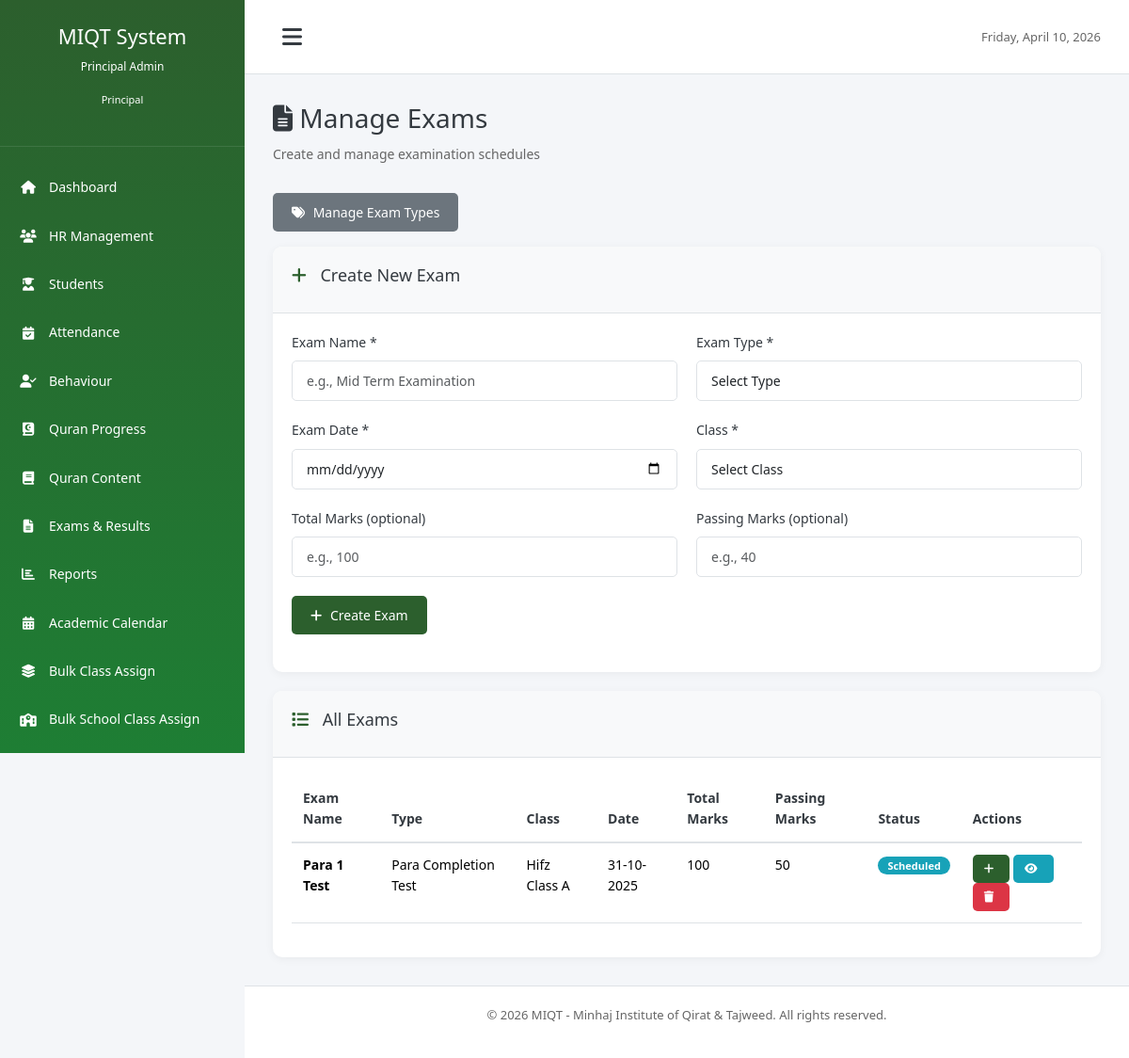
The page /modules/exams/manage_exams.php (signed in) on the database its author committed.
### tables this page shows
CREATE TABLE `exams` (
  `id` int(11) NOT NULL,
  `exam_type_id` int(11) NOT NULL,
  `exam_title` varchar(200) NOT NULL,
  `exam_date` date NOT NULL,
  `class_id` int(11) DEFAULT NULL,
  `total_marks` int(11) DEFAULT 100,
  `passing_marks` int(11) DEFAULT 40,
  `status` enum('scheduled','ongoing','completed','cancelled') DEFAULT 'scheduled',
  `created_by` int(11) DEFAULT NULL,
  `created_at` timestamp NOT NULL DEFAULT current_timestamp()
);

CREATE TABLE `exam_types` (
  `id` int(11) NOT NULL,
  `exam_name` varchar(100) NOT NULL,
  `exam_type` enum('monthly','quarterly','half_yearly','annual','special') NOT NULL,
  `description` text DEFAULT NULL,
  `status` enum('active','inactive') DEFAULT 'active',
  `created_at` timestamp NOT NULL DEFAULT current_timestamp()
);

CREATE TABLE `classes` (
  `id` int(11) NOT NULL,
  `class_name` varchar(100) NOT NULL,
  `class_teacher_id` int(11) DEFAULT NULL,
  `capacity` int(11) DEFAULT 30,
  `status` enum('active','inactive') DEFAULT 'active',
  `created_at` timestamp NOT NULL DEFAULT current_timestamp()
);

### includes/functions.php (called while the page is built, shortened)
<?php
function formatDate($date, $format = DISPLAY_DATE_FORMAT) {
    return date($format, strtotime($date));
}
?>

### modules/exams/manage_exams.php (the view, shortened to what this page needs)
<?php
require_once '../../config/database.php';
require_once '../../includes/functions.php';
$sql = "SELECT e.*, c.class_name, et.exam_name as exam_type_name FROM exams e
        LEFT JOIN classes c ON e.class_id = c.id
        LEFT JOIN exam_types et ON e.exam_type_id = et.id
        ORDER BY e.exam_date DESC";
$stmt = $db->prepare($sql);
$stmt->execute();
$exams = $stmt->fetchAll();
require_once '../../includes/header.php';
?>
<div class="page-header">
    <h1 class="page-title"><i class="fas fa-file-alt"></i> Manage Exams</h1>
    <p class="subtitle">Create and manage examination schedules</p>
    <p><a class="btn btn-secondary" href="<?php echo SITE_URL; ?>/modules/exams/manage_exam_types.php"><i class="fas fa-tags"></i> Manage Exam Types</a></p>
</div>
<div class="dashboard-card mb-20">
    <div class="card-header">
        <h3><i class="fas fa-plus"></i> Create New Exam</h3>
    </div>
    <div class="card-body">
        <form method="POST" action="">
            <div class="form-row">
                <div class="form-group">
                    <label for="exam_title">Exam Name *</label>
                    <input type="text" name="exam_title" id="exam_title" class="form-control"
                           placeholder="e.g., Mid Term Examination" required>
                </div>
                <div class="form-group">
                    <label for="exam_type_id">Exam Type *</label>
                    <select name="exam_type_id" id="exam_type_id" class="form-control" required>
                        <option value="">Select Type</option>
                    </select>
                </div>
            </div>
            <div class="form-row">
                <div class="form-group">
                    <label for="exam_date">Exam Date *</label>
                    <input type="date" name="exam_date" id="exam_date" class="form-control" required>
                </div>
                <div class="form-group">
                    <label for="class_id">Class *</label>
                    <select name="class_id" id="class_id" class="form-control" required>
                        <option value="">Select Class</option>
                    </select>
                </div>
            </div>
            <div class="form-row">
                <div class="form-group">
                    <label for="total_marks">Total Marks (optional)</label>
                    <input type="number" name="total_marks" id="total_marks" class="form-control"
                           placeholder="e.g., 100">
                </div>
                <div class="form-group">
                    <label for="passing_marks">Passing Marks (optional)</label>
                    <input type="number" name="passing_marks" id="passing_marks" class="form-control"
                           placeholder="e.g., 40">
                </div>
            </div>
            <div class="form-group">
                <button type="submit" name="create_exam" class="btn btn-primary">
                    <i class="fas fa-plus"></i> Create Exam
                </button>
            </div>
        </form>
    </div>
</div>
<div class="dashboard-card">
    <div class="card-header">
        <h3><i class="fas fa-list"></i> All Exams</h3>
    </div>
    <div class="card-body">
        <?php if (count($exams) > 0): ?>
        <div class="table-responsive">
            <table class="table">
                <thead>
                    <tr>
                        <th>Exam Name</th>
                        <th>Type</th>
                        <th>Class</th>
                        <th>Date</th>
                        <th>Total Marks</th>
                        <th>Passing Marks</th>
                        <th>Status</th>
                        <th>Actions</th>
                    </tr>
                </thead>
                <tbody>
                    <?php foreach ($exams as $exam): ?>
                    <tr>
                        <td><strong><?php echo $exam['exam_title']; ?></strong></td>
                        <td><?php echo $exam['exam_type_name'] ?? 'N/A'; ?></td>
                        <td><?php echo $exam['class_name'] ?? 'All Classes'; ?></td>
                        <td><?php echo formatDate($exam['exam_date']); ?></td>
                        <td><?php echo ($exam['total_marks'] === null || $exam['total_marks'] === '') ? '-' : $exam['total_marks']; ?></td>
                        <td><?php echo ($exam['passing_marks'] === null || $exam['passing_marks'] === '') ? '-' : $exam['passing_marks']; ?></td>
                        <td>
                            <?php
                            $badges = [
                                'scheduled' => 'badge-info',
                                'ongoing' => 'badge-warning',
                                'completed' => 'badge-success',
                                'cancelled' => 'badge-danger'
                            ];
                            $badge = $badges[$exam['status']] ?? 'badge-secondary';
                            ?>
                            <span class="badge <?php echo $badge; ?>">
                                <?php echo ucfirst($exam['status']); ?>
                            </span>
                        </td>
                        <td>
                            <a href="add_results.php?exam_id=<?php echo $exam['id']; ?>" class="btn btn-sm btn-primary" title="Add Results">
                                <i class="fas fa-plus"></i>
                            </a>
                            <a href="view_results.php?exam_id=<?php echo $exam['id']; ?>" class="btn btn-sm btn-info" title="View Results">
                                <i class="fas fa-eye"></i>
                            </a>
                            <a href="?delete=<?php echo $exam['id']; ?>" class="btn btn-sm btn-danger"
                               title="Delete" onclick="return confirm('Are you sure you want to delete this exam?')">
                                <i class="fas fa-trash"></i>
                            </a>
                        </td>
                    </tr>
                    <?php endforeach; ?>
                </tbody>
            </table>
        </div>
        <?php else: ?>
        <p class="text-center text-muted">No exams created yet</p>
        <?php endif; ?>
    </div>
</div>
<?php require_once '../../includes/footer.php'; ?>

### assets/css/style.css (style rules this page uses)
* { margin: 0; padding: 0; box-sizing: border-box; }
:root { --primary-color: #2c5f2d; --secondary-color: #1e7e34; --success-color: #28a745; --danger-color: #dc3545; --warning-color: #ffc107; --info-color: #17a2b8; --light-color: #f8f9fa; --dark-color: #343a40; --border-color: #dee2e6; --sidebar-width: 260px; --sidebar-collapsed-width: 72px; }
body { font-family: 'Jameel Noori Nastaleeq', 'Segoe UI', Tahoma, Geneva, Verdana, sans-serif; font-size: 14px; line-height: 1.6; color: #333; background-color: #f4f6f9; }
[dir="rtl"], .urdu-text, .arabic-text, th, td, .progress-table th, .progress-table td, table th, table td { font-family: 'Jameel Noori Nastaleeq', 'Segoe UI', Tahoma, Geneva, Verdana, sans-serif; }
* { font-variant-ligatures: normal; text-rendering: optimizeLegibility; }
.page-title { font-size: 28px; margin-bottom: 10px; color: var(--dark-color); }
.subtitle { font-size: 14px; color: #666; margin-bottom: 30px; }
.dashboard-card { background: white; border-radius: 10px; box-shadow: 0 2px 10px rgba(0,0,0,0.05); overflow: hidden; }
.card-header { background: #f8f9fa; padding: 20px; border-bottom: 1px solid var(--border-color); display: flex; justify-content: space-between; align-items: center; }
.card-header h3 { font-size: 18px; color: var(--dark-color); }
.card-header h3 i { margin-right: 10px; color: var(--primary-color); }
.card-body { padding: 20px; }
.form-group { margin-bottom: 20px; }
.form-group label { display: block; margin-bottom: 8px; font-weight: 500; color: var(--dark-color); }
.form-control { width: 100%; padding: 10px 15px; border: 1px solid var(--border-color); border-radius: 5px; font-size: 14px; transition: border-color 0.3s; }
.form-row { display: grid; grid-template-columns: repeat(auto-fit, minmax(250px, 1fr)); gap: 20px; }
select.form-control { cursor: pointer; }
.btn { display: inline-block; padding: 10px 20px; border: none; border-radius: 5px; font-size: 14px; cursor: pointer; text-decoration: none; transition: all 0.3s; text-align: center; }
.btn-primary { background: var(--primary-color); color: white; }
.btn-danger { background: var(--danger-color); color: white; }
.btn-info { background: var(--info-color); color: white; }
.btn-secondary { background: #6c757d; color: white; }
.btn-sm { padding: 6px 12px; font-size: 12px; }
.btn i { margin-right: 5px; }
.table { width: 100%; border-collapse: collapse; }
.table thead { background: #f8f9fa; }
.table th { padding: 12px; text-align: left; font-weight: 600; color: var(--dark-color); border-bottom: 2px solid var(--border-color); }
.table td { padding: 12px; border-bottom: 1px solid var(--border-color); }
.badge { display: inline-block; padding: 4px 10px; border-radius: 12px; font-size: 11px; font-weight: 600; }
.badge-info { background: var(--info-color); color: white; }
.mb-20 { margin-bottom: 20px; }

### rows shown on the page
exams: exam_title "Para 1 Test", exam_type.exam_name "Para Completion Test", class.class_name "Hifz Class A", exam_date "31-10-2025", total_marks "100", passing_marks "50", status "Scheduled"

### other values the page prints
getUserName() "Principal Admin"
str_replace('_', ' ', getUserRole()) "Principal"
